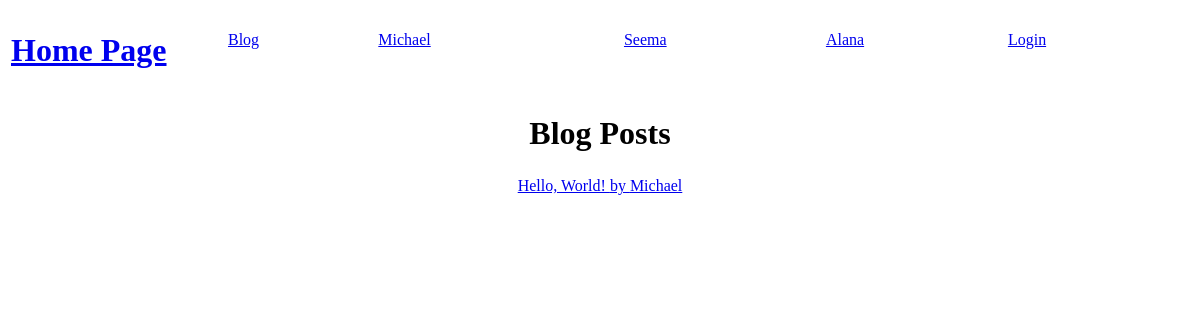
/blog/, run on an earlier commit of the app's database.
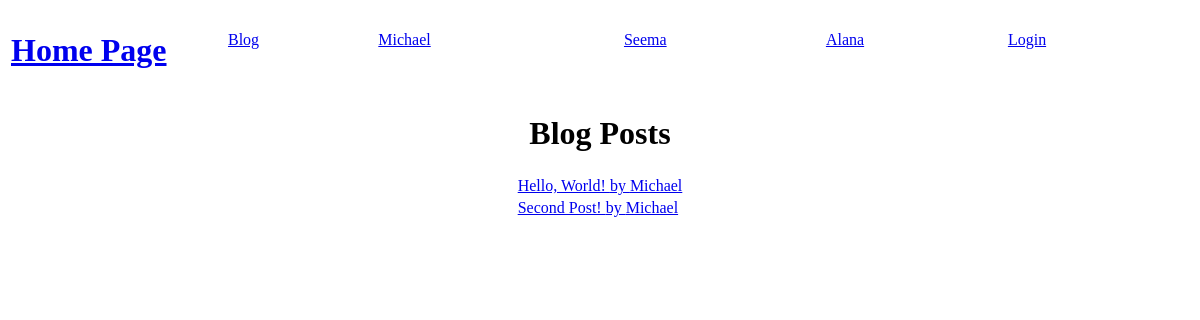
And on a later commit of the database.
### blog/models.py (models this page shows, shortened)
class Post(models.Model):
    title = models.CharField(max_length=255)
    message = models.TextField()
    date = models.DateTimeField(auto_now_add=True)
    author = models.ForeignKey(User, on_delete=models.CASCADE, related_name='author')
    replies = models.ManyToOneRel
    class Meta:
        ordering = ['date']

### blog/views.py (the view)
# urls.py: path("", views.index, name="index")
def index(request):
    return render(request, "blog/index.html", {
        "posts": Post.objects.all()
    })

### blog/templates/blog/index.html
{% extends "home/layout.html" %}
{% block body %}
    <div align="middle">
         <h1>Blog Posts</h1>
        <table>
             {% for post in posts %}
            <tr>
                <td><a href = "{{ post.id }}">{{ post.title }} by {{ post.author }} </a></td>
            </tr>
        {% endfor %}
        </table>
    </div>
{% endblock %}

### home/templates/home/layout.html (shortened to what this page needs)
<!DOCTYPE html>
<html lang="en">
    <head>
    </head>
    <body>
    <table width="100%" height="60">
        <tbody>
            <tr>
                <td id="home" width="210"><h1><a href="/">Home Page</a></h1></td>
                <td valign="top">
                    <table class="megamenu" height="57" width="100%" border="0">
                        <tbody>
                            <tr>
                                <td id="blog"><a href="/blog">Blog</a></td>
                                <td id="michael"><a href="/michael">Michael</a></td>
                                <td id="seema"><a href="/seema">Seema</a> </td>
                                <td id="alana"><a href="/alana">Alana</a> </td>
                                <td id="users"><a href="/users">
                                    {% if request.user.username == "" %}
                                        <a href="/users/login">Login</a>
                                    {% else %}
                                         <a href="/users">{{ request.user }}</a>
                                    {% endif%}</a></td>
                            </tr>
                        </tbody>
                    </table>
                </td>
            </tr>
        </tbody>
    </table>
        {% block body %}
        {% endblock %}
    </body>
</html>

What changed in the data, as far as the page shows it:
added Post: title "Second Post!", author "Michael"
